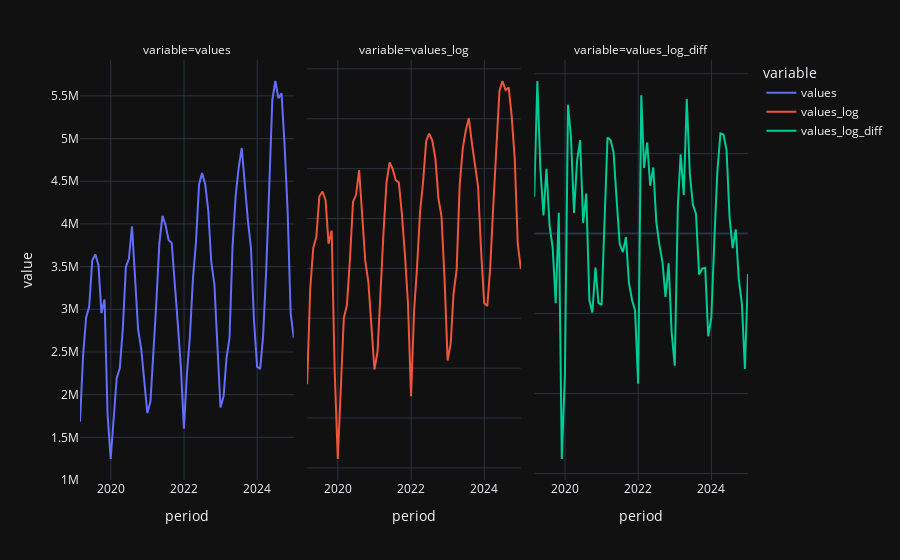

Notebook cell for this chart:
### Code cell
fig = df.plot(facet_col="variable")
fig.update_yaxes(matches=None)
fig.update_layout()
